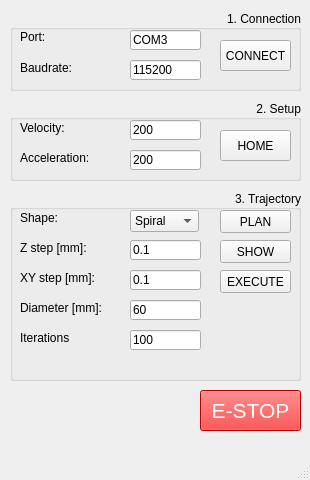
<?xml version="1.0" encoding="UTF-8"?>
<ui version="4.0">
 <class>MainWindow</class>
 <widget class="QMainWindow" name="MainWindow">
  <property name="enabled">
   <bool>true</bool>
  </property>
  <property name="geometry">
   <rect>
    <x>0</x>
    <y>0</y>
    <width>310</width>
    <height>480</height>
   </rect>
  </property>
  <property name="sizePolicy">
   <sizepolicy hsizetype="Fixed" vsizetype="Fixed">
    <horstretch>0</horstretch>
    <verstretch>0</verstretch>
   </sizepolicy>
  </property>
  <property name="minimumSize">
   <size>
    <width>310</width>
    <height>480</height>
   </size>
  </property>
  <property name="maximumSize">
   <size>
    <width>310</width>
    <height>480</height>
   </size>
  </property>
  <property name="windowTitle">
   <string>DOBOT SPIF program</string>
  </property>
  <widget class="QWidget" name="centralwidget">
   <widget class="QGroupBox" name="setupGroupBox">
    <property name="geometry">
     <rect>
      <x>10</x>
      <y>100</y>
      <width>291</width>
      <height>81</height>
     </rect>
    </property>
    <property name="title">
     <string>2. Setup</string>
    </property>
    <property name="alignment">
     <set>Qt::AlignRight|Qt::AlignTrailing|Qt::AlignVCenter</set>
    </property>
    <widget class="QLabel" name="label_3">
     <property name="geometry">
      <rect>
       <x>10</x>
       <y>20</y>
       <width>61</width>
       <height>16</height>
      </rect>
     </property>
     <property name="text">
      <string>Velocity:</string>
     </property>
    </widget>
    <widget class="QLineEdit" name="velocity_line">
     <property name="geometry">
      <rect>
       <x>120</x>
       <y>20</y>
       <width>71</width>
       <height>20</height>
      </rect>
     </property>
     <property name="text">
      <string>200</string>
     </property>
    </widget>
    <widget class="QLineEdit" name="acceleration_line">
     <property name="geometry">
      <rect>
       <x>120</x>
       <y>50</y>
       <width>71</width>
       <height>20</height>
      </rect>
     </property>
     <property name="text">
      <string>200</string>
     </property>
    </widget>
    <widget class="QLabel" name="label_4">
     <property name="geometry">
      <rect>
       <x>10</x>
       <y>50</y>
       <width>81</width>
       <height>16</height>
      </rect>
     </property>
     <property name="text">
      <string>Acceleration:</string>
     </property>
    </widget>
    <widget class="QPushButton" name="home_button">
     <property name="geometry">
      <rect>
       <x>210</x>
       <y>30</y>
       <width>71</width>
       <height>31</height>
      </rect>
     </property>
     <property name="text">
      <string>HOME</string>
     </property>
    </widget>
   </widget>
   <widget class="QGroupBox" name="connectionGroupBox">
    <property name="geometry">
     <rect>
      <x>10</x>
      <y>10</y>
      <width>291</width>
      <height>81</height>
     </rect>
    </property>
    <property name="title">
     <string>1. Connection</string>
    </property>
    <property name="alignment">
     <set>Qt::AlignRight|Qt::AlignTrailing|Qt::AlignVCenter</set>
    </property>
    <widget class="QLineEdit" name="port_line">
     <property name="geometry">
      <rect>
       <x>120</x>
       <y>20</y>
       <width>71</width>
       <height>20</height>
      </rect>
     </property>
     <property name="text">
      <string>COM3</string>
     </property>
    </widget>
    <widget class="QLabel" name="label">
     <property name="geometry">
      <rect>
       <x>10</x>
       <y>20</y>
       <width>47</width>
       <height>13</height>
      </rect>
     </property>
     <property name="text">
      <string>Port:</string>
     </property>
    </widget>
    <widget class="QLabel" name="label_2">
     <property name="geometry">
      <rect>
       <x>10</x>
       <y>50</y>
       <width>61</width>
       <height>16</height>
      </rect>
     </property>
     <property name="text">
      <string>Baudrate:</string>
     </property>
    </widget>
    <widget class="QLineEdit" name="baudrate_line">
     <property name="geometry">
      <rect>
       <x>120</x>
       <y>50</y>
       <width>71</width>
       <height>20</height>
      </rect>
     </property>
     <property name="text">
      <string>115200</string>
     </property>
    </widget>
    <widget class="QPushButton" name="connect_button">
     <property name="geometry">
      <rect>
       <x>210</x>
       <y>30</y>
       <width>71</width>
       <height>31</height>
      </rect>
     </property>
     <property name="text">
      <string>CONNECT</string>
     </property>
    </widget>
   </widget>
   <widget class="QGroupBox" name="trajectoryGroupBox">
    <property name="geometry">
     <rect>
      <x>10</x>
      <y>190</y>
      <width>291</width>
      <height>191</height>
     </rect>
    </property>
    <property name="title">
     <string>3. Trajectory</string>
    </property>
    <property name="alignment">
     <set>Qt::AlignRight|Qt::AlignTrailing|Qt::AlignVCenter</set>
    </property>
    <widget class="QComboBox" name="shapeComboBox">
     <property name="geometry">
      <rect>
       <x>120</x>
       <y>20</y>
       <width>69</width>
       <height>22</height>
      </rect>
     </property>
     <item>
      <property name="text">
       <string>Spiral</string>
      </property>
     </item>
     <item>
      <property name="text">
       <string>Triangle</string>
      </property>
     </item>
     <item>
      <property name="text">
       <string>Square</string>
      </property>
     </item>
    </widget>
    <widget class="QLabel" name="label_5">
     <property name="geometry">
      <rect>
       <x>10</x>
       <y>20</y>
       <width>61</width>
       <height>16</height>
      </rect>
     </property>
     <property name="text">
      <string>Shape:</string>
     </property>
    </widget>
    <widget class="QLabel" name="label_6">
     <property name="geometry">
      <rect>
       <x>10</x>
       <y>50</y>
       <width>101</width>
       <height>16</height>
      </rect>
     </property>
     <property name="text">
      <string>Z step [mm]:</string>
     </property>
    </widget>
    <widget class="QLineEdit" name="zstep_line">
     <property name="geometry">
      <rect>
       <x>120</x>
       <y>50</y>
       <width>71</width>
       <height>20</height>
      </rect>
     </property>
     <property name="text">
      <string>0.1</string>
     </property>
    </widget>
    <widget class="QLineEdit" name="xystep_line">
     <property name="geometry">
      <rect>
       <x>120</x>
       <y>80</y>
       <width>71</width>
       <height>20</height>
      </rect>
     </property>
     <property name="text">
      <string>0.1</string>
     </property>
    </widget>
    <widget class="QLabel" name="label_7">
     <property name="geometry">
      <rect>
       <x>10</x>
       <y>80</y>
       <width>101</width>
       <height>16</height>
      </rect>
     </property>
     <property name="text">
      <string>XY step [mm]:</string>
     </property>
    </widget>
    <widget class="QPushButton" name="plan_button">
     <property name="geometry">
      <rect>
       <x>210</x>
       <y>20</y>
       <width>71</width>
       <height>23</height>
      </rect>
     </property>
     <property name="styleSheet">
      <string notr="true"/>
     </property>
     <property name="text">
      <string>PLAN</string>
     </property>
    </widget>
    <widget class="QPushButton" name="show_button">
     <property name="geometry">
      <rect>
       <x>210</x>
       <y>50</y>
       <width>71</width>
       <height>23</height>
      </rect>
     </property>
     <property name="text">
      <string>SHOW</string>
     </property>
    </widget>
    <widget class="QPushButton" name="execute_button">
     <property name="geometry">
      <rect>
       <x>210</x>
       <y>80</y>
       <width>71</width>
       <height>23</height>
      </rect>
     </property>
     <property name="text">
      <string>EXECUTE</string>
     </property>
    </widget>
    <widget class="QLabel" name="label_8">
     <property name="geometry">
      <rect>
       <x>10</x>
       <y>110</y>
       <width>101</width>
       <height>16</height>
      </rect>
     </property>
     <property name="text">
      <string>Diameter [mm]:</string>
     </property>
    </widget>
    <widget class="QLineEdit" name="diameter_line">
     <property name="geometry">
      <rect>
       <x>120</x>
       <y>110</y>
       <width>71</width>
       <height>20</height>
      </rect>
     </property>
     <property name="text">
      <string>60</string>
     </property>
    </widget>
    <widget class="QLabel" name="label_10">
     <property name="geometry">
      <rect>
       <x>10</x>
       <y>140</y>
       <width>101</width>
       <height>16</height>
      </rect>
     </property>
     <property name="text">
      <string>Iterations</string>
     </property>
    </widget>
    <widget class="QLineEdit" name="iterations_line">
     <property name="geometry">
      <rect>
       <x>120</x>
       <y>140</y>
       <width>71</width>
       <height>20</height>
      </rect>
     </property>
     <property name="text">
      <string>100</string>
     </property>
    </widget>
   </widget>
   <widget class="QPushButton" name="estop_button">
    <property name="geometry">
     <rect>
      <x>200</x>
      <y>390</y>
      <width>101</width>
      <height>41</height>
     </rect>
    </property>
    <property name="font">
     <font>
      <pointsize>16</pointsize>
     </font>
    </property>
    <property name="cursor">
     <cursorShape>ArrowCursor</cursorShape>
    </property>
    <property name="autoFillBackground">
     <bool>false</bool>
    </property>
    <property name="styleSheet">
     <string notr="true">background-color:red;
color:white;
</string>
    </property>
    <property name="text">
     <string>E-STOP</string>
    </property>
   </widget>
  </widget>
  <widget class="QStatusBar" name="statusbar"/>
 </widget>
 <resources/>
 <connections/>
</ui>
